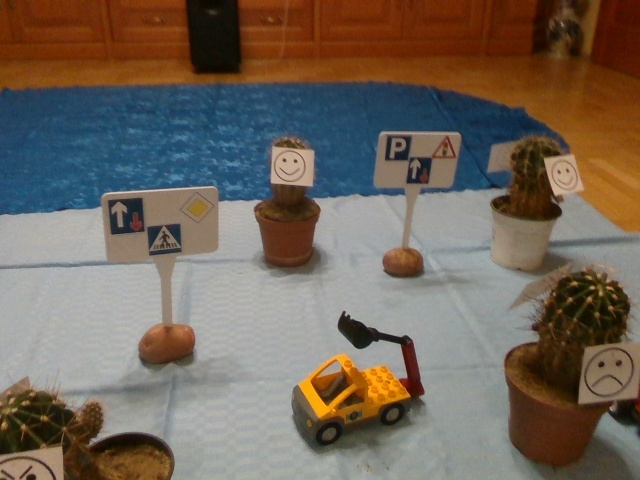
#> input picture HW/g1/rgb/326.jpg, 640 x 480 px
$ python task1.py
#> lines starting #> are read from the running program, lines starting #| are printed output that depends on the picture; after the words box and inside, x2 and y2 are one past the last pixel; in counts of white or black regions, pixels touching at a corner belong together
import cv2
import numpy as np
import matplotlib.pyplot as plt

# TRACKBARS
THRESHOLD_TB = False
HSV_TB_CACTI = False
HSV_TB_BG = True
HSV_TB = True
CONTOUR_TB = True

# DEBUG MODE
DEBUG = True

def show(n, i):
    if DEBUG == True:
        cv2.imshow(n,i)

def empty(a):
    pass

def createTrackBars():
    if THRESHOLD_TB:
        cv2.namedWindow("Parameters")
        cv2.resizeWindow("Parameters", 640, 240)
        cv2.createTrackbar("Threshold1", "Parameters", 150, 255, empty)
        cv2.createTrackbar("Threshold2", "Parameters", 150, 255, empty)

    if HSV_TB:
        cv2.namedWindow("HSV")
        cv2.setTrackbarPos('VMax', 'HSV', 255)
        cv2.createTrackbar('HMin','HSV', 0, 179, empty) # Hue is from 0-179 for Opencv
        cv2.createTrackbar('SMin','HSV', 0, 255, empty)
        cv2.createTrackbar('VMin','HSV', 0, 255, empty)
        cv2.createTrackbar('HMax','HSV', 0, 179, empty)
        cv2.createTrackbar('SMax','HSV', 0, 255, empty)
        cv2.createTrackbar('VMax','HSV', 0, 255, empty)
        # Set default value for MAX HSV trackbars.
        cv2.setTrackbarPos('HMax', 'HSV', 179)
        cv2.setTrackbarPos('SMax', 'HSV', 255)
        cv2.setTrackbarPos('VMax', 'HSV', 255)

    if CONTOUR_TB:
        cv2.namedWindow("Contour")
        cv2.createTrackbar('Area Min', 'Contour', 0, 10000, empty)
        cv2.createTrackbar('Area Max', 'Contour', 0, 100000, empty)

def getCountours(img, img_contour):
    countours, hierarchu = cv2.findContours(img, cv2.RETR_EXTERNAL, cv2.CHAIN_APPROX_NONE) #cv2.CHAIN_APPROX_NONE

    if CONTOUR_TB:
        aMin = cv2.getTrackbarPos('Area Min', 'Contour')
        aMax = cv2.getTrackbarPos('Area Max', 'Contour')
    else:
        aMin = 1500
        aMax = 25000

    for c in countours:
        area = cv2.contourArea(c)
        peri = cv2.arcLength(c, True)
        approx = cv2.approxPolyDP(c, 0.02 * peri, True)
        if area > aMin and area < aMax:
            cv2.drawContours(img_contour, c, -1, (255, 255, 255), 3)
            x, y, w, h = cv2.boundingRect(approx)
            cv2.rectangle(img_contour, (x,y), (x+w, y+h), (255, 0, 0), 5)
        else:
            #print(area)
            print(len(approx))

def getWoodBackground (image):
    image = image.astype('uint8')
    nb_components, output, stats, centroids = cv2.connectedComponentsWithStats(image, connectivity=4)
    sizes = stats[:, -1]

    max_label = 1
    max_size = sizes[1]
    for i in range(2, nb_components):
        if sizes[i] > max_size:
            max_label = i
            max_size = sizes[i]

    img2 = np.zeros(output.shape)
    img2.fill(255)
    img2[output == max_label] = 0
    return img2

createTrackBars()

while True:

    img = cv2.imread("HW/g1/rgb/326.jpg")
#> img is the input picture: shape (480, 640, 3); mean B, G, R 90.2, 101.5, 113.3
    # show("rgb", img)

    # Blur
    img_blur = cv2.blur(img, (5, 5))
    img_blur = cv2.GaussianBlur(img, (7, 7), 1)
    # show("blur", img_blur)
    img_hsv = cv2.cvtColor(img_blur, cv2.COLOR_BGR2HSV)
#> img_hsv: shape (480, 640, 3); mean H, S, V 45.6, 110.8, 124.6

    # get current positions of hsv trackbars
    hMin = cv2.getTrackbarPos('HMin', 'HSV')
    sMin = cv2.getTrackbarPos('SMin', 'HSV')
    vMin = cv2.getTrackbarPos('VMin', 'HSV')

    hMax = cv2.getTrackbarPos('HMax', 'HSV')
    sMax = cv2.getTrackbarPos('SMax', 'HSV')
    vMax = cv2.getTrackbarPos('VMax', 'HSV')

    # CACTI MASK
    if HSV_TB_CACTI:
        lower = np.array([hMin, sMin, vMin])
        upper = np.array([hMax, sMax, vMax])
    else:
        lower = np.array([2, 130, 0])
        upper = np.array([41, 255, 136])
    maskCacti = cv2.inRange(img_hsv, lower, upper)
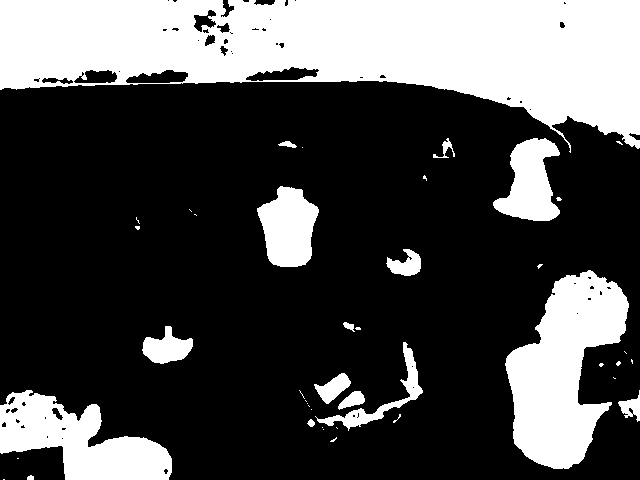
#> maskCacti: shape (480, 640); 29.9% white; 43 white regions (27 under 20 px), largest, box (x1, y1, x2, y2) and area: (0, 0, 640, 153) 57502, (505, 270, 629, 469) 14206, (0, 390, 172, 480) 8429
    show("maskCacti", maskCacti)

    # WOOD BG
    if HSV_TB_BG:
        lower = np.array([hMin, sMin, vMin])
        upper = np.array([hMax, sMax, vMax])
    else:
        lower = np.array([0, 0, 0])
        upper = np.array([44, 255, 255])
    maskWood = cv2.inRange(img_blur, lower, upper)
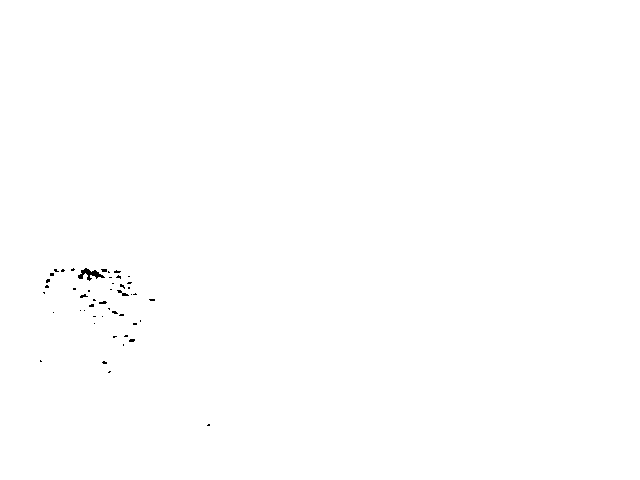
#> maskWood: shape (480, 640); 99.8% white; black in thin lines or dots, all inside (x1, y1, x2, y2) = (40, 268, 210, 426)
    show('maskWood', maskWood)
    cv2.imshow('maskWood', maskWood)

    # # closing
    # kernel = np.ones((15, 15))
    # woodClosing = cv2.morphologyEx(maskWood, cv2.MORPH_CLOSE, kernel)
    # show('woodClosing', woodClosing)

    woodBg = np.zeros_like(maskWood)  # step 1
    for val in np.unique(maskWood)[1:]:  # step 2
        mask = np.uint8(maskWood == val)  # step 3
        labels, stats = cv2.connectedComponentsWithStats(mask, 4)[1:3]  # step 4
        largest_label = 1 + np.argmax(stats[1:, cv2.CC_STAT_AREA])  # step 5
        woodBg[labels == largest_label] = val  # step 6
#> this loop made 1 pass
#> (val, stats, largest_label) on pass 1: (255, [[40, 268, 170, 158, 498], [0, 0, 640, 480, 306702]], 1)

    woodBg = cv2.bitwise_not(woodBg)

    # Canny filter
    if THRESHOLD_TB:
        threshold1 = cv2.getTrackbarPos("Threshold1", "Parameters")
        threshold2 = cv2.getTrackbarPos("Threshold2", "Parameters")
    else:
        threshold1 = 0
        threshold2 = 118
    edges = cv2.Canny(img_blur, threshold1, threshold2)
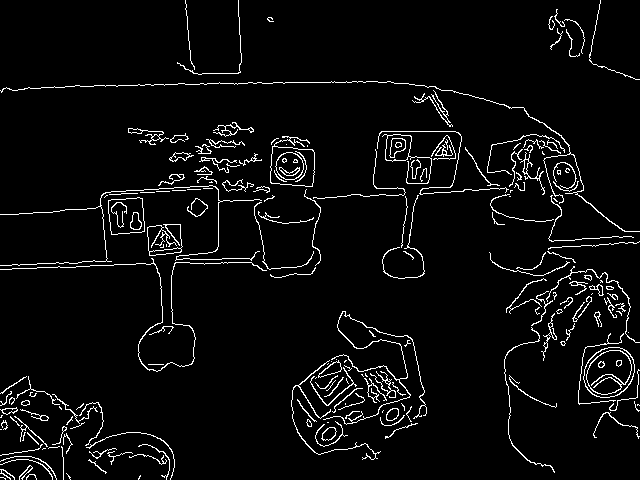
#> edges: shape (480, 640); 4.5% white in thin lines or dots
    show("canny", edges)

    minLineLength = 100
    lines = cv2.HoughLinesP(image=edges, rho=1, theta=np.pi / 180, threshold=100, lines=np.array([]),
                            minLineLength=minLineLength, maxLineGap=80)
#> lines = [[6, 87, 362, 81], [5, 214, 582, 184], [153, 261, 406, 248], [105, 192, 577, 167], [60, 267, 416, 249], [102, 194, 578, 169], [28, 87, 390, 81], [6, 269, 414, 248], [0, 265, 180, 259]]
    a, b, c = lines.shape
#> a = 9; b = 1; c = 4
    for i in range(a):
        x = lines[i][0][0] - lines[i][0][2]
        y = lines[i][0][1] - lines[i][0][3]
        if x != 0:
            if abs(y / x) < 1:
                cv2.line(img_blur, (lines[i][0][0], lines[i][0][1]), (lines[i][0][2], lines[i][0][3]), (255, 255, 255), 1,
                         cv2.LINE_AA)
#> this loop made 9 passes
#> (x, y) on passes 1 to 9: (-356, 6), (-577, 30), (-253, 13), (-472, 25), (-356, 18), (-476, 25), (-362, 6), (-408, 21), (-180, 6)
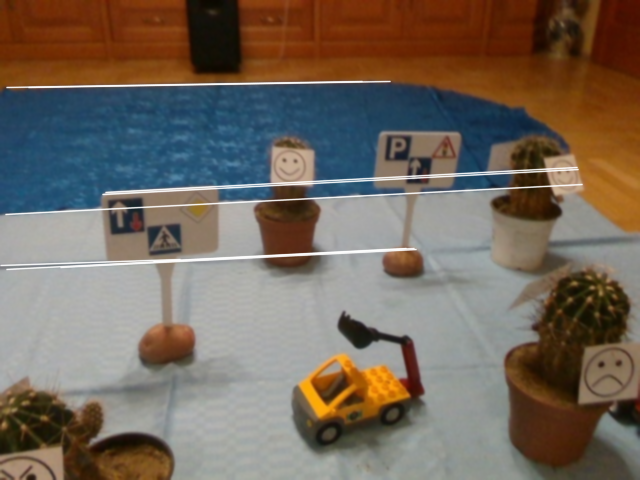
#> img_blur: shape (480, 640, 3); mean B, G, R 92.1, 103.5, 115.2

    se = cv2.getStructuringElement(cv2.MORPH_ELLIPSE, (3, 3))
#> se = [[0, 1, 0], [1, 1, 1], [0, 1, 0]]
    gray = cv2.morphologyEx(img_blur, cv2.MORPH_CLOSE, se)
    cv2.imshow('img', gray)


    mask = cv2.bitwise_and(maskCacti, woodBg)
#> mask: shape (480, 640); every value is 0
    show('and', mask)
    final = cv2.bitwise_or(mask, edges)
    show('or', final)

    img_countour = img.copy()
    # Countours
    getCountours(final, img_countour)
#> in getCountours, `countours, hierarchu = cv2.findContours(img, cv2.RETR_EXTERNAL, cv2.CH..`: countours = 197 contours, 150 with area under 20; largest, box (x1, y1, x2, y2) and area: (583, 347, 635, 398) 1998, (270, 136, 315, 187) 1592, (108, 197, 145, 235) 1167, (382, 134, 432, 184) 603, (318, 360, 342, 378) 174
#> in getCountours, `aMin = cv2.getTrackbarPos('Area Min', 'Contour')`: aMin = 0
#> the loop in getCountours, `for c in countours:` made 197 passes
#> (area, peri) on passes 8, 18, 22: (28, 277.3), (21.5, 266.6), (133.5, 47.7)
#| 6
#| 8
#| 8
#| 6
#| 7
#| 7
#| 9
#| 8
#> (further printed lines are left out)
    cv2.imshow("countour", img_countour)

    # [47 lines of commented-out code are left out]

    if cv2.waitKey(1) & 0xFF == ord('q'):
#> (key q is pressed here)
        break

$ run again, with HW/g1/rgb/1.jpg copied over HW/g1/rgb/326.jpg
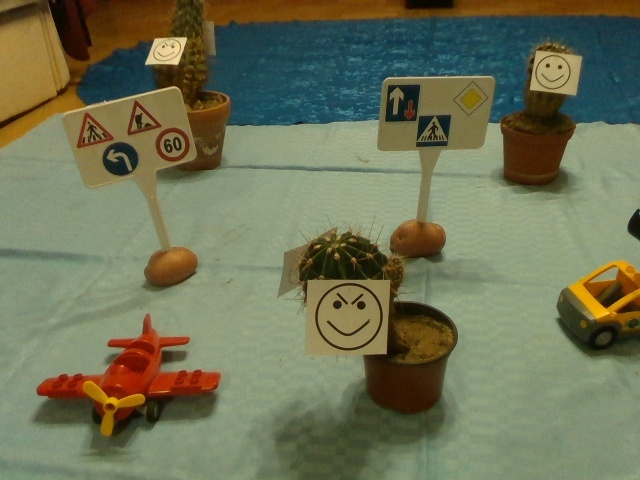
#> input picture HW/g1/rgb/1.jpg, 640 x 480 px
#> img is the input picture: shape (480, 640, 3); mean B, G, R 85.8, 114.3, 110.6
#> img_hsv: shape (480, 640, 3); mean H, S, V 42.8, 103.7, 124.3
#> maskCacti: shape (480, 640); 17% white; 59 white regions (27 under 20 px), largest, box (x1, y1, x2, y2) and area: (0, 0, 640, 174) 22651, (295, 219, 456, 416) 12775, (501, 78, 575, 190) 5183
#> maskWood: shape (480, 640); every value is 255
#> `edges = cv2.Canny(img_blur, threshold1, threshold2)`:
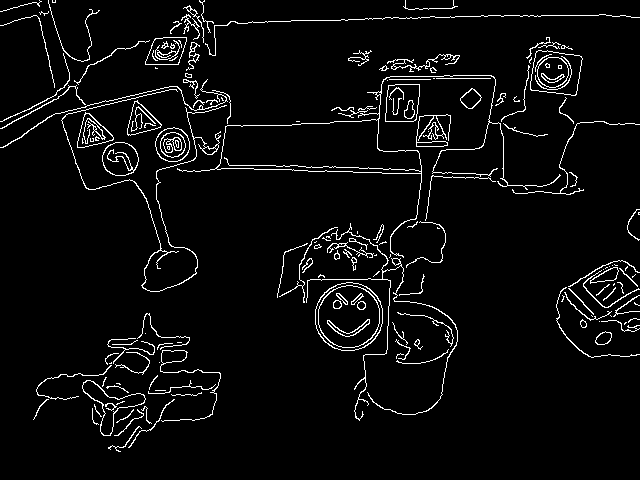
#> edges: shape (480, 640); 4.5% white in thin lines or dots
#> lines = [[173, 22, 624, 15], [74, 158, 575, 175], [75, 162, 575, 180], [23, 134, 567, 115], [365, 18, 605, 14], [383, 79, 579, 76], [390, 76, 579, 73]]
#> the loop `for i in range(a):` made 7 passes
#> (x, y) on passes 1 to 7: (-451, 7), (-501, -17), (-500, -18), (-544, 19), (-240, 4), (-196, 3), (-189, 3)
#> se = [[0, 1, 0], [1, 1, 1], [0, 1, 0]]
#> `final = cv2.bitwise_or(mask, edges)`:
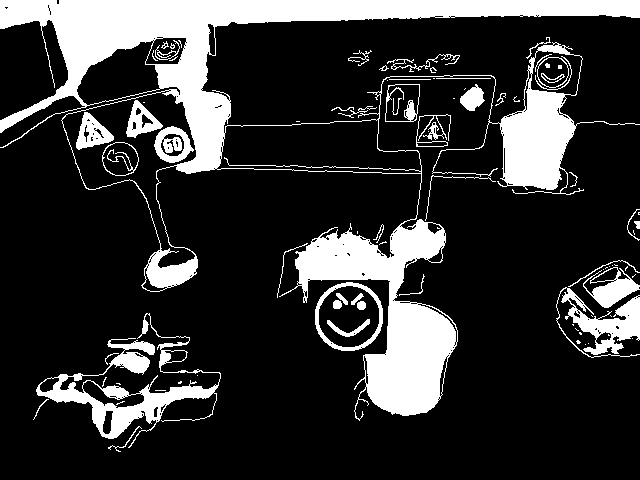
#> final: shape (480, 640); 19.9% white; 87 white regions (42 under 20 px)
#> countours = 61 contours, 50 with area under 20; largest, box (x1, y1, x2, y2) and area: (0, 0, 640, 421) 67826, (36, 313, 221, 448) 5442, (315, 282, 383, 351) 3648, (556, 287, 640, 358) 2074, (385, 84, 420, 122) 1154
#> aMin = 0
#> the loop in getCountours, `for c in countours:` made 61 passes
#> (area, peri) on passes 18, 19, 20, 24, 36, 43, 50, 58: (5442.5, 1810.1), (2074.5, 866.9), (3648.5, 226.1), (1043, 305.2), (23.5, 23.07), (239.5, 464.3), (375.5, 83.15), (80, 394.5)
#> (printed output is left out)

$ run again, with HW/g1/rgb/123.jpg copied over HW/g1/rgb/326.jpg
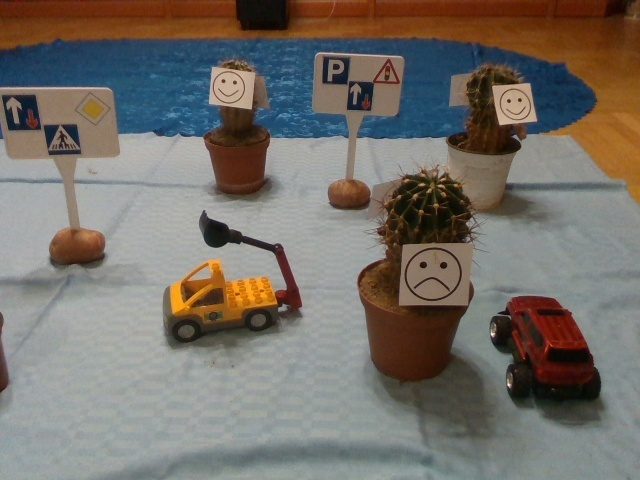
#> input picture HW/g1/rgb/123.jpg, 640 x 480 px
#> img is the input picture: shape (480, 640, 3); mean B, G, R 105, 111.8, 117.3
#> img_hsv: shape (480, 640, 3); mean H, S, V 56, 76.3, 127.1
#> `maskCacti = cv2.inRange(img_hsv, lower, upper)`:
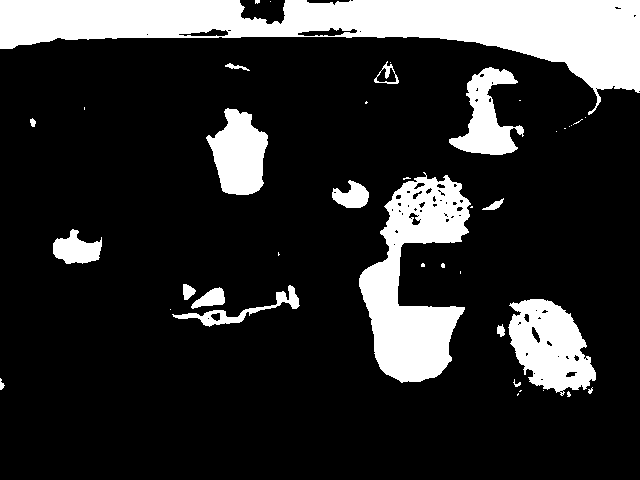
#> maskCacti: shape (480, 640); 18.3% white; 41 white regions (23 under 20 px), largest, box (x1, y1, x2, y2) and area: (0, 0, 640, 115) 28235, (359, 172, 471, 383) 11882, (508, 299, 596, 396) 5413
#> maskWood: shape (480, 640); 100% white; black in thin lines or dots, all inside (x1, y1, x2, y2) = (492, 334, 493, 335)
#> the loop `for val in np.unique(maskWood)[1:]:` made 1 pass
#> (val, stats, largest_label) on pass 1: (255, [[492, 334, 1, 1, 1], [0, 0, 640, 480, 307199]], 1)
#> edges: shape (480, 640); 4.5% white in thin lines or dots
#> lines = 15 rows, first 6: [56, 38, 437, 38], [27, 183, 626, 183], [216, 181, 513, 187], [209, 87, 495, 82], [2, 131, 576, 141], [210, 83, 578, 77]
#> the loop `for i in range(a):` made 15 passes
#> (x, y) on passes 1 to 8: (-381, 0), (-599, 0), (-297, -6), (-286, 5), (-574, -10), (-368, 6), (-379, 0), (-133, -2)
#> after the loop `for i in range(a):`:
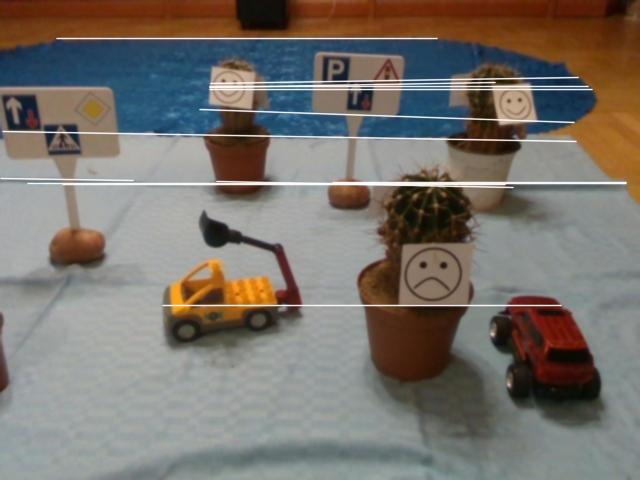
#> img_blur: shape (480, 640, 3); mean B, G, R 108.3, 114.9, 120.4
#> se = [[0, 1, 0], [1, 1, 1], [0, 1, 0]]
#> countours = 190 contours, 147 with area under 20; largest, box (x1, y1, x2, y2) and area: (404, 247, 463, 302) 2492, (208, 62, 257, 110) 1647, (492, 83, 538, 126) 1516, (2, 94, 41, 131) 1190, (347, 58, 400, 111) 1124
#> aMin = 0
#> the loop in getCountours, `for c in countours:` made 190 passes
#> (area, peri) on passes 17, 19, 25: (166, 47.8), (50, 194.2), (147.5, 46.38)
#> (printed output is left out)

$ run again, with HW/g1/rgb/145.jpg copied over HW/g1/rgb/326.jpg
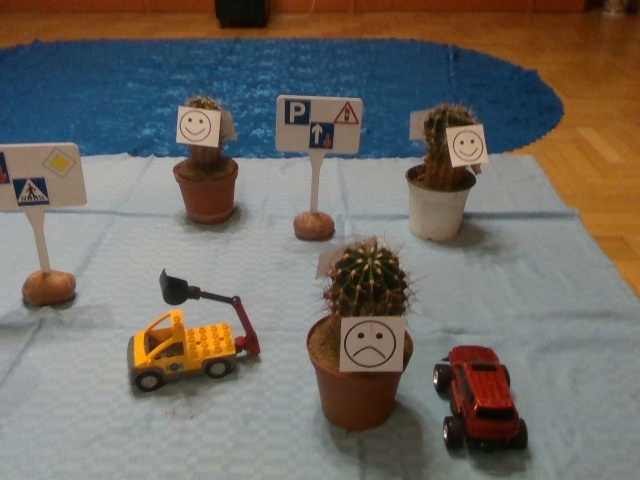
#> input picture HW/g1/rgb/145.jpg, 640 x 480 px
#> img is the input picture: shape (480, 640, 3); mean B, G, R 100.5, 107.1, 112.7
#> img_hsv: shape (480, 640, 3); mean H, S, V 58, 88.3, 125.4
#> `maskCacti = cv2.inRange(img_hsv, lower, upper)`:
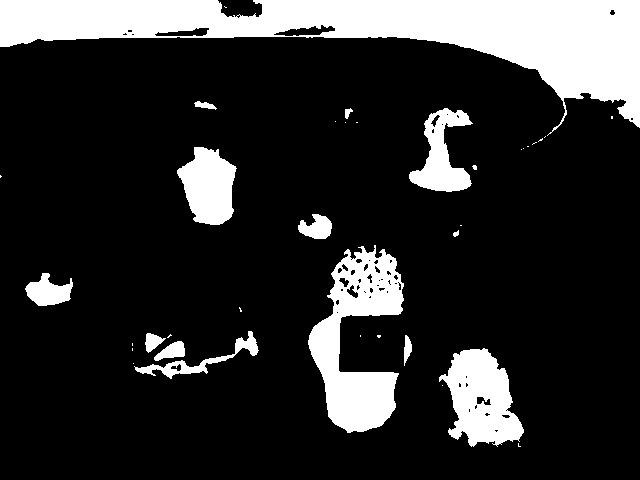
#> maskCacti: shape (480, 640); 17.9% white; 37 white regions (23 under 20 px), largest, box (x1, y1, x2, y2) and area: (0, 0, 640, 136) 31463, (308, 245, 404, 433) 8970, (439, 348, 524, 447) 5183
#> maskWood: shape (480, 640); 100% white; black in thin lines or dots, all inside (x1, y1, x2, y2) = (434, 380, 436, 382)
#> the loop `for val in np.unique(maskWood)[1:]:` made 1 pass
#> (val, stats, largest_label) on pass 1: (255, [[434, 380, 2, 2, 3], [0, 0, 640, 480, 307197]], 1)
#> edges: shape (480, 640); 3.7% white in thin lines or dots
#> lines = [[99, 38, 412, 38], [410, 212, 579, 212], [189, 158, 535, 158], [4, 157, 534, 157], [128, 371, 507, 371], [25, 214, 463, 214]]
#> the loop `for i in range(a):` made 6 passes
#> x on passes 1 to 6: -313, -169, -346, -530, -379, -438
#> after the loop `for i in range(a):`:
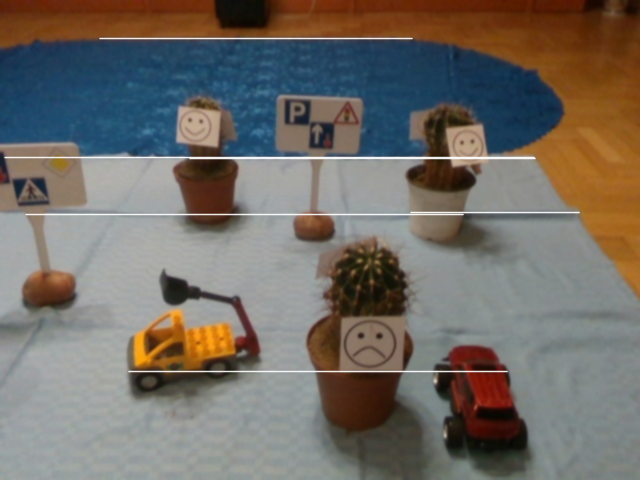
#> img_blur: shape (480, 640, 3); mean B, G, R 101.9, 108.5, 114
#> se = [[0, 1, 0], [1, 1, 1], [0, 1, 0]]
#> countours = 149 contours, 119 with area under 20; largest, box (x1, y1, x2, y2) and area: (231, 94, 427, 243) 6440, (343, 319, 397, 369) 2024, (176, 105, 221, 148) 1553, (454, 132, 482, 160) 563, (0, 37, 576, 241) 193
#> aMin = 0
#> the loop in getCountours, `for c in countours:` made 149 passes
#> (area, peri) on passes 10, 11, 20, 24, 32, 35, 37, 52: (159.5, 90.18), (138, 45.8), (151, 60.14), (121.5, 42.38), (44.5, 28.73), (35, 523.8), (23, 183.7), (2023.5, 169.4)
#> (printed output is left out)
